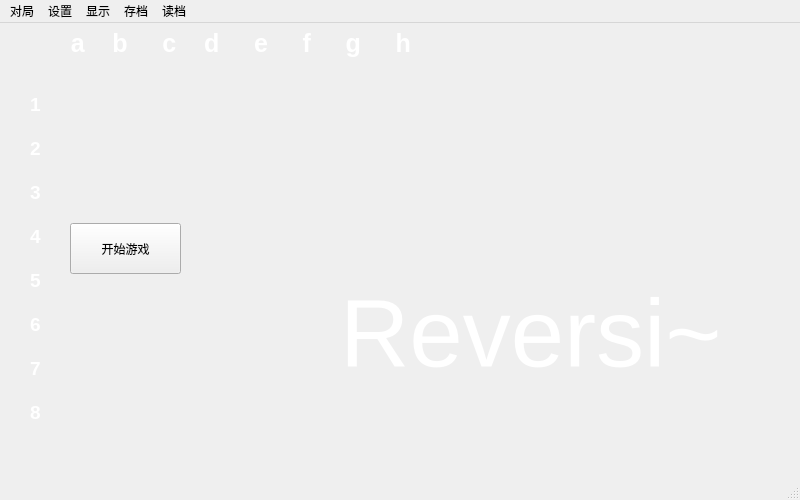
<?xml version="1.0" encoding="UTF-8"?>
<ui version="4.0">
 <class>MainWindow</class>
 <widget class="QMainWindow" name="MainWindow">
  <property name="geometry">
   <rect>
    <x>0</x>
    <y>0</y>
    <width>800</width>
    <height>500</height>
   </rect>
  </property>
  <property name="windowTitle">
   <string>MainWindow</string>
  </property>
  <property name="styleSheet">
   <string notr="true"/>
  </property>
  <widget class="QWidget" name="centralwidget">
   <widget class="QPushButton" name="start_button">
    <property name="geometry">
     <rect>
      <x>70</x>
      <y>200</y>
      <width>111</width>
      <height>51</height>
     </rect>
    </property>
    <property name="text">
     <string>开始游戏</string>
    </property>
   </widget>
   <widget class="QLabel" name="reversi">
    <property name="geometry">
     <rect>
      <x>340</x>
      <y>230</y>
      <width>401</width>
      <height>161</height>
     </rect>
    </property>
    <property name="palette">
     <palette>
      <active>
       <colorrole role="WindowText">
        <brush brushstyle="SolidPattern">
         <color alpha="255">
          <red>255</red>
          <green>255</green>
          <blue>255</blue>
         </color>
        </brush>
       </colorrole>
      </active>
      <inactive>
       <colorrole role="WindowText">
        <brush brushstyle="SolidPattern">
         <color alpha="255">
          <red>255</red>
          <green>255</green>
          <blue>255</blue>
         </color>
        </brush>
       </colorrole>
      </inactive>
      <disabled/>
     </palette>
    </property>
    <property name="font">
     <font>
      <pointsize>72</pointsize>
     </font>
    </property>
    <property name="text">
     <string>Reversi~</string>
    </property>
   </widget>
   <widget class="QLabel" name="label_1">
    <property name="geometry">
     <rect>
      <x>50</x>
      <y>0</y>
      <width>521</width>
      <height>41</height>
     </rect>
    </property>
    <property name="palette">
     <palette>
      <active>
       <colorrole role="WindowText">
        <brush brushstyle="SolidPattern">
         <color alpha="255">
          <red>255</red>
          <green>255</green>
          <blue>255</blue>
         </color>
        </brush>
       </colorrole>
       <colorrole role="Text">
        <brush brushstyle="SolidPattern">
         <color alpha="255">
          <red>0</red>
          <green>0</green>
          <blue>0</blue>
         </color>
        </brush>
       </colorrole>
      </active>
      <inactive>
       <colorrole role="WindowText">
        <brush brushstyle="SolidPattern">
         <color alpha="255">
          <red>255</red>
          <green>255</green>
          <blue>255</blue>
         </color>
        </brush>
       </colorrole>
       <colorrole role="Text">
        <brush brushstyle="SolidPattern">
         <color alpha="255">
          <red>0</red>
          <green>0</green>
          <blue>0</blue>
         </color>
        </brush>
       </colorrole>
      </inactive>
      <disabled/>
     </palette>
    </property>
    <property name="font">
     <font>
      <pointsize>19</pointsize>
      <bold>true</bold>
     </font>
    </property>
    <property name="text">
     <string>   a    b     c    d     e     f     g     h</string>
    </property>
   </widget>
   <widget class="QLabel" name="label_2">
    <property name="geometry">
     <rect>
      <x>30</x>
      <y>40</y>
      <width>21</width>
      <height>391</height>
     </rect>
    </property>
    <property name="palette">
     <palette>
      <active>
       <colorrole role="WindowText">
        <brush brushstyle="SolidPattern">
         <color alpha="255">
          <red>255</red>
          <green>255</green>
          <blue>255</blue>
         </color>
        </brush>
       </colorrole>
       <colorrole role="Text">
        <brush brushstyle="SolidPattern">
         <color alpha="255">
          <red>0</red>
          <green>0</green>
          <blue>0</blue>
         </color>
        </brush>
       </colorrole>
      </active>
      <inactive>
       <colorrole role="WindowText">
        <brush brushstyle="SolidPattern">
         <color alpha="255">
          <red>255</red>
          <green>255</green>
          <blue>255</blue>
         </color>
        </brush>
       </colorrole>
       <colorrole role="Text">
        <brush brushstyle="SolidPattern">
         <color alpha="255">
          <red>0</red>
          <green>0</green>
          <blue>0</blue>
         </color>
        </brush>
       </colorrole>
      </inactive>
      <disabled/>
     </palette>
    </property>
    <property name="font">
     <font>
      <pointsize>14</pointsize>
      <bold>true</bold>
     </font>
    </property>
    <property name="text">
     <string>1

2

3

4

5

6

7

8</string>
    </property>
   </widget>
  </widget>
  <widget class="QMenuBar" name="menubar">
   <property name="geometry">
    <rect>
     <x>0</x>
     <y>0</y>
     <width>800</width>
     <height>21</height>
    </rect>
   </property>
   <widget class="QMenu" name="settings">
    <property name="geometry">
     <rect>
      <x>383</x>
      <y>101</y>
      <width>120</width>
      <height>69</height>
     </rect>
    </property>
    <property name="title">
     <string>设置</string>
    </property>
    <widget class="QMenu" name="menulevel">
     <property name="title">
      <string>level</string>
     </property>
     <addaction name="separator"/>
     <addaction name="level1"/>
     <addaction name="level2"/>
     <addaction name="level3"/>
    </widget>
    <addaction name="menulevel"/>
   </widget>
   <widget class="QMenu" name="display">
    <property name="title">
     <string>显示</string>
    </property>
    <addaction name="actionpossible_move"/>
   </widget>
   <widget class="QMenu" name="save">
    <property name="title">
     <string>存档</string>
    </property>
    <addaction name="actionsave_to_disk"/>
    <addaction name="actioncopy_to_clipboard"/>
   </widget>
   <widget class="QMenu" name="load">
    <property name="title">
     <string>读档</string>
    </property>
    <addaction name="actionimport_from_clipboard"/>
    <addaction name="actionimport_from_disk"/>
   </widget>
   <widget class="QMenu" name="menu">
    <property name="title">
     <string>对局</string>
    </property>
    <addaction name="actionnewgame_player_black"/>
    <addaction name="actionnewgame_player_white"/>
    <addaction name="actionnewgame_ai_play"/>
    <addaction name="actionnewgame_two_player"/>
   </widget>
   <addaction name="menu"/>
   <addaction name="settings"/>
   <addaction name="display"/>
   <addaction name="save"/>
   <addaction name="load"/>
  </widget>
  <widget class="QStatusBar" name="statusbar"/>
  <action name="level1">
   <property name="text">
    <string>1</string>
   </property>
  </action>
  <action name="level2">
   <property name="text">
    <string>2</string>
   </property>
  </action>
  <action name="level3">
   <property name="text">
    <string>3</string>
   </property>
  </action>
  <action name="actionpossible_move">
   <property name="checkable">
    <bool>true</bool>
   </property>
   <property name="checked">
    <bool>true</bool>
   </property>
   <property name="text">
    <string>show possible move</string>
   </property>
  </action>
  <action name="actionsave_to_disk">
   <property name="text">
    <string>save to disk</string>
   </property>
  </action>
  <action name="actioncopy_to_clipboard">
   <property name="text">
    <string>copy to clipboard</string>
   </property>
  </action>
  <action name="actionimport_from_clipboard">
   <property name="text">
    <string>load from clipboard</string>
   </property>
  </action>
  <action name="actionimport_from_disk">
   <property name="text">
    <string>load from disk</string>
   </property>
  </action>
  <action name="actionnewgame_player_black">
   <property name="text">
    <string>newgame: player black</string>
   </property>
  </action>
  <action name="actionnewgame_player_white">
   <property name="text">
    <string>newgame: player white</string>
   </property>
  </action>
  <action name="actionnewgame_ai_play">
   <property name="text">
    <string>newgame: ai play</string>
   </property>
  </action>
  <action name="actionnewgame_two_player">
   <property name="text">
    <string>newgame: two player</string>
   </property>
  </action>
 </widget>
 <resources/>
 <connections>
  <connection>
   <sender>level1</sender>
   <signal>triggered()</signal>
   <receiver>MainWindow</receiver>
   <slot>setLevel1()</slot>
   <hints>
    <hint type="sourcelabel">
     <x>-1</x>
     <y>-1</y>
    </hint>
    <hint type="destinationlabel">
     <x>399</x>
     <y>299</y>
    </hint>
   </hints>
  </connection>
  <connection>
   <sender>level2</sender>
   <signal>triggered()</signal>
   <receiver>MainWindow</receiver>
   <slot>setLevel2()</slot>
   <hints>
    <hint type="sourcelabel">
     <x>-1</x>
     <y>-1</y>
    </hint>
    <hint type="destinationlabel">
     <x>399</x>
     <y>299</y>
    </hint>
   </hints>
  </connection>
  <connection>
   <sender>level3</sender>
   <signal>triggered()</signal>
   <receiver>MainWindow</receiver>
   <slot>setLevel3()</slot>
   <hints>
    <hint type="sourcelabel">
     <x>-1</x>
     <y>-1</y>
    </hint>
    <hint type="destinationlabel">
     <x>399</x>
     <y>299</y>
    </hint>
   </hints>
  </connection>
  <connection>
   <sender>actionpossible_move</sender>
   <signal>toggled(bool)</signal>
   <receiver>MainWindow</receiver>
   <slot>enable_poss(bool)</slot>
   <hints>
    <hint type="sourcelabel">
     <x>-1</x>
     <y>-1</y>
    </hint>
    <hint type="destinationlabel">
     <x>399</x>
     <y>299</y>
    </hint>
   </hints>
  </connection>
  <connection>
   <sender>actionnewgame_two_player</sender>
   <signal>triggered()</signal>
   <receiver>MainWindow</receiver>
   <slot>setMode3()</slot>
   <hints>
    <hint type="sourcelabel">
     <x>-1</x>
     <y>-1</y>
    </hint>
    <hint type="destinationlabel">
     <x>399</x>
     <y>299</y>
    </hint>
   </hints>
  </connection>
  <connection>
   <sender>actionnewgame_ai_play</sender>
   <signal>triggered()</signal>
   <receiver>MainWindow</receiver>
   <slot>setMode2()</slot>
   <hints>
    <hint type="sourcelabel">
     <x>-1</x>
     <y>-1</y>
    </hint>
    <hint type="destinationlabel">
     <x>399</x>
     <y>299</y>
    </hint>
   </hints>
  </connection>
  <connection>
   <sender>start_button</sender>
   <signal>clicked()</signal>
   <receiver>MainWindow</receiver>
   <slot>start_game()</slot>
   <hints>
    <hint type="sourcelabel">
     <x>125</x>
     <y>246</y>
    </hint>
    <hint type="destinationlabel">
     <x>399</x>
     <y>249</y>
    </hint>
   </hints>
  </connection>
  <connection>
   <sender>actionnewgame_player_black</sender>
   <signal>triggered()</signal>
   <receiver>MainWindow</receiver>
   <slot>setMode1_black()</slot>
   <hints>
    <hint type="sourcelabel">
     <x>-1</x>
     <y>-1</y>
    </hint>
    <hint type="destinationlabel">
     <x>399</x>
     <y>249</y>
    </hint>
   </hints>
  </connection>
  <connection>
   <sender>actionnewgame_player_white</sender>
   <signal>triggered()</signal>
   <receiver>MainWindow</receiver>
   <slot>setMode1_white()</slot>
   <hints>
    <hint type="sourcelabel">
     <x>-1</x>
     <y>-1</y>
    </hint>
    <hint type="destinationlabel">
     <x>399</x>
     <y>249</y>
    </hint>
   </hints>
  </connection>
  <connection>
   <sender>actionsave_to_disk</sender>
   <signal>triggered()</signal>
   <receiver>MainWindow</receiver>
   <slot>save_game()</slot>
   <hints>
    <hint type="sourcelabel">
     <x>-1</x>
     <y>-1</y>
    </hint>
    <hint type="destinationlabel">
     <x>399</x>
     <y>249</y>
    </hint>
   </hints>
  </connection>
  <connection>
   <sender>actionimport_from_disk</sender>
   <signal>triggered()</signal>
   <receiver>MainWindow</receiver>
   <slot>load_game()</slot>
   <hints>
    <hint type="sourcelabel">
     <x>-1</x>
     <y>-1</y>
    </hint>
    <hint type="destinationlabel">
     <x>399</x>
     <y>249</y>
    </hint>
   </hints>
  </connection>
  <connection>
   <sender>actioncopy_to_clipboard</sender>
   <signal>triggered()</signal>
   <receiver>MainWindow</receiver>
   <slot>save_to_clip()</slot>
   <hints>
    <hint type="sourcelabel">
     <x>-1</x>
     <y>-1</y>
    </hint>
    <hint type="destinationlabel">
     <x>399</x>
     <y>249</y>
    </hint>
   </hints>
  </connection>
  <connection>
   <sender>actionimport_from_clipboard</sender>
   <signal>triggered()</signal>
   <receiver>MainWindow</receiver>
   <slot>load_from_clip()</slot>
   <hints>
    <hint type="sourcelabel">
     <x>-1</x>
     <y>-1</y>
    </hint>
    <hint type="destinationlabel">
     <x>399</x>
     <y>249</y>
    </hint>
   </hints>
  </connection>
 </connections>
 <slots>
  <slot>setLevel1()</slot>
  <slot>setLevel2()</slot>
  <slot>setLevel3()</slot>
  <slot>enable_poss(bool)</slot>
  <slot>setMode3()</slot>
  <slot>setMode2()</slot>
  <slot>start_game()</slot>
  <slot>setMode1_black()</slot>
  <slot>setMode1_white()</slot>
  <slot>save_game()</slot>
  <slot>load_game()</slot>
  <slot>save_to_clip()</slot>
  <slot>load_from_clip()</slot>
 </slots>
</ui>
